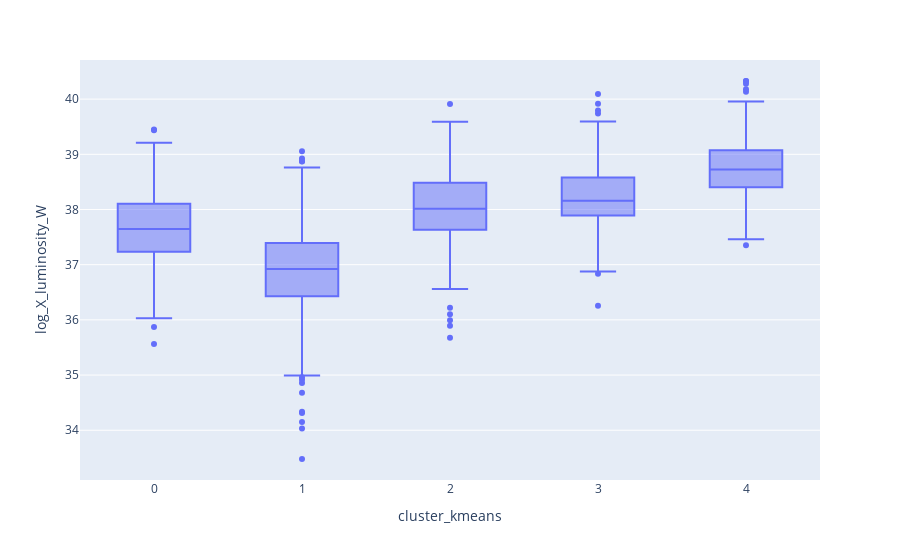

The code cell stored with this chart in its notebook:
### Code cell
px.box(final_df, y='log_X_luminosity_W', x='cluster_kmeans')

### Figure 1 — Plotly figure (JSON) as saved in the notebook; plotly's stock layout.template omitted (floating-point values rounded to 4 significant figures; data arrays with more than 128 entries replaced by an {"elided": "..."} marker saying what was removed)
{"data": [{"alignmentgroup": "True", "hovertemplate": "cluster_kmeans=%{x}<br>log_X_luminosity_W=%{y}<extra></extra>", "legendgroup": "", "marker": {"color": "#636efa"}, "name": "", "notched": false, "offsetgroup": "", "orientation": "v", "showlegend": false, "type": "box", "x": {"elided": "3561 int values"}, "x0": " ", "xaxis": "x", "y": {"elided": "3561 float values"}, "y0": " ", "yaxis": "y"}], "layout": {"boxmode": "group", "legend": {"tracegroupgap": 0}, "margin": {"t": 60}, "xaxis": {"anchor": "y", "domain": [0, 1], "title": {"text": "cluster_kmeans"}}, "yaxis": {"anchor": "x", "domain": [0, 1], "title": {"text": "log_X_luminosity_W"}}}}
